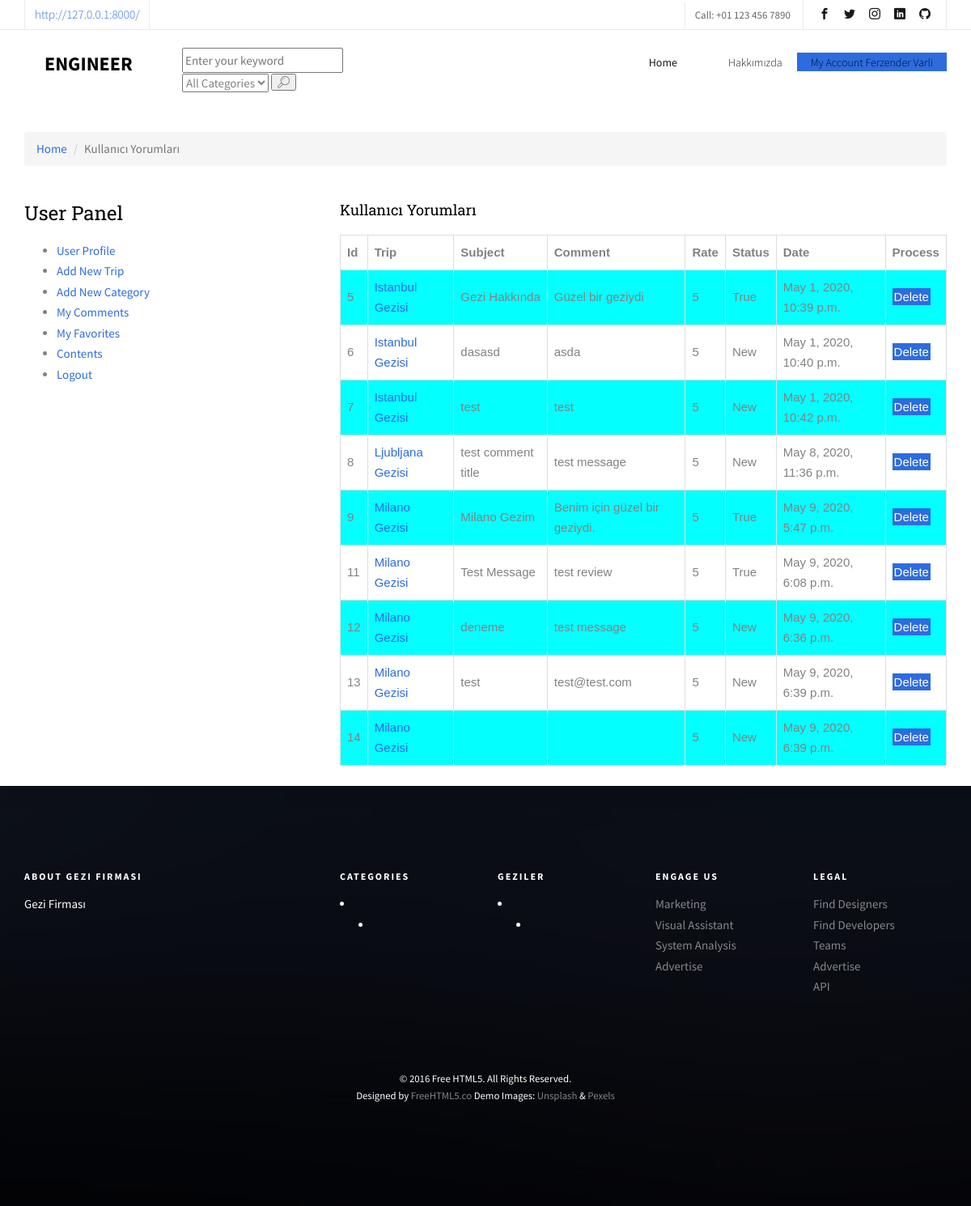
Page /user/comments/ (signed in) on the earlier database version.
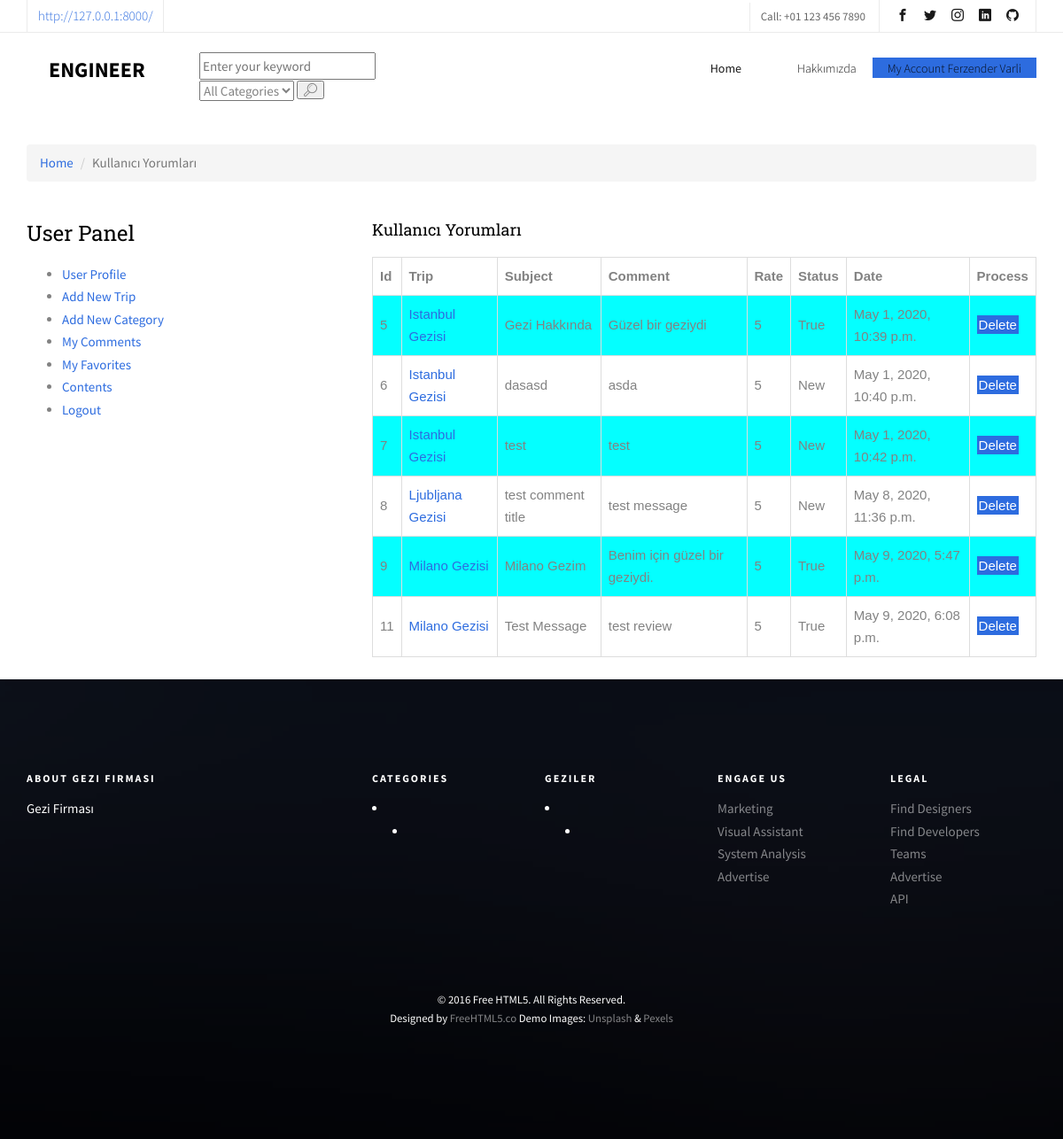
Same page on the later database version.
### content/models.py (models this page shows, shortened)
class Comment(models.Model):
    STATUS = (
        ('New', 'Yeni'),
        ('True', 'Evet'),
        ('False', 'Hayır'),
    )
    content = models.ForeignKey(Content, on_delete=models.CASCADE)
    user = models.ForeignKey(User, on_delete=models.CASCADE)
    subject = models.CharField(max_length=150)
    comment = models.CharField(max_length=255)
    email = models.CharField(blank=True, max_length=50)
    rate = models.IntegerField(blank=True)
    status = models.CharField(max_length=10, choices=STATUS, default='New')
    ip = models.CharField(blank=True, max_length=20)
    create_at = models.DateTimeField(auto_now_add=True)
    update_at = models.DateTimeField(auto_now=True)

class Content(models.Model):
    STATUS = (
        ('True', 'Evet'),
        ('False', 'Hayır'),
    )
    category = models.ForeignKey(Category, on_delete=models.CASCADE)
    title = models.CharField(max_length=150)
    keywords = models.CharField(blank=True, max_length=255)
    description = models.CharField(blank=True, max_length=255)
    image = models.ImageField(blank=True, upload_to='images/')
    detail = RichTextUploadingField()
    slug = models.SlugField(null=False, unique=True)
    status = models.CharField(max_length=10, choices=STATUS)
    parent = models.ForeignKey('self', blank=True, null=True, related_name='children', on_delete=models.CASCADE)
    create_at = models.DateTimeField(auto_now_add=True)
    update_at = models.DateTimeField(auto_now=True)
    def get_image_tag(self):
        if self.image:
            return mark_safe('<img src="{}" height="50"/>'.format(self.image.url))
    get_image_tag.short_description = 'Image'

### home/models.py (models this page shows, shortened)
class Settings(models.Model):
    STATUS = (
        ('True', 'Evet'),
        ('False', 'Hayır'),
    )
    title = models.CharField(max_length=150)
    keywords = models.CharField(max_length=255)
    description = models.CharField(max_length=255)
    company = models.CharField(max_length=50)
    address = models.CharField(blank=True, max_length=150)
    phone = models.CharField(blank=True, max_length=15)
    fax = models.CharField(blank=True, max_length=15)
    email = models.CharField(blank=True, max_length=50)
    smtp_server = models.CharField(blank=True, max_length=20)
    smtp_email = models.CharField(blank=True, max_length=20)
    smtp_password = models.CharField(blank=True, max_length=20)
    smtp_port = models.CharField(blank=True, max_length=20)
    icon = models.ImageField(blank=True, upload_to='images/')
    facebook = models.CharField(max_length=50)
    instagram = models.CharField(max_length=50)
    twitter = models.CharField(max_length=50)
    about_us = RichTextUploadingField(blank=True)
    contact = RichTextUploadingField(blank=True)
    references = RichTextUploadingField(blank=True)
    status = models.CharField(max_length=10, choices=STATUS)
    create_at = models.DateTimeField(auto_now_add=True)
    update_at = models.DateTimeField(auto_now=True)

### user/views.py (the view)
# urls.py: path('comments/', views.comments, name="comments"),
@login_required(login_url='/login')
def comments(request):
    current_user = request.user
    comments = Comment.objects.filter(user_id=current_user.id)
    context = {'comments': comments}
    return render(request, 'user_comments.html', context)

### home/context_processors.py (called while the page is built)
def category(request):
    return {
        'category': Category.objects.all(),
        'settings': Settings.objects.get(pk=1),
        'content': Content.objects.all()
    }

### user/templates/user_comments.html (shortened to what this page needs)
{% extends "homebase.html" %}
{% block content %}
    <div id="breadcrumb">
        <div class="container">
            <ul class="breadcrumb">
                <li><a href="/">Home</a></li>
                <li class="active">Kullanıcı Yorumları</li>
            </ul>
        </div>
    </div>&emsp;
    <div class="section">
        <div class="container">
            <div class="row">
                <div class="col-md-4">
                            {% include "user_panel.html" %}
                </div>
                <div class="col-md-8">
                    <div class="content-section">
                        <h4 class="title">Kullanıcı Yorumları</h4>
                    </div>
                    <table class="table-bordered">
                        <tr>
                            <th class="text-left">Id</th>
                            <th class="text-left">Trip</th>
                            <th class="text-left">Subject</th>
                            <th class="text-left">Comment</th>
                            <th class="text-left">Rate</th>
                            <th class="text-left">Status</th>
                            <th class="text-left">Date</th>
                            <th class="text-left">Process</th>
                        </tr>
                        {% for rs in comments %}
                            <tr>
                                <td class="text-left">{{ rs.id }}</td>
                                <td class="text-left"><a href="/content/{{ rs.content_id }}/{{ rs.content.slug }}">{{ rs.content.title }}</a></td>
                                <td class="text-left">{{ rs.subject }}</td>
                                <td class="text-left">{{ rs.comment }}</td>
                                <td class="text-left">{{ rs.rate }}</td>
                                <td class="text-left">{{ rs.status }}</td>
                                <td class="text-left">{{ rs.create_at }}</td>
                                <td class="text-left"><a class="btn-primary" href="/user/delete_comment/{{ rs.id }}" onclick="return confirm('Delete! Are you sure?')">Delete</a></td>
                            </tr>
                        {% endfor %}
                    </table>
                </div>
            </div>
        </div>
    </div>
    <br>
{% endblock %}

### home/templates/homebase.html (shortened to what this page needs)
<!DOCTYPE html>
<html lang="en">
<head>
	    {% load static %}
    <link rel="stylesheet" href="https://ajax.googleapis.com/ajax/libs/jqueryui/1.11.4/themes/smoothness/jquery-ui.css">
	<link rel="stylesheet" href="{% static 'css/animate.css' %}">
	<link rel="stylesheet" href="{% static 'css/icomoon.css' %}">
	<link rel="stylesheet" href="{% static 'css/bootstrap.css' %}">
	<link rel="stylesheet" href="{% static 'css/magnific-popup.css' %}">
	<link rel="stylesheet" href="{% static 'css/owl.carousel.min.css' %}">
	<link rel="stylesheet" href="{% static 'css/owl.theme.default.min.css' %}">
	<link rel="stylesheet" href="{% static 'css/flexslider.css' %}">
	<link rel="stylesheet" href="{% static 'css/pricing.css' %}">
	<link rel="stylesheet" href="{% static 'css/style.css' %}">
	</head>
<body>
	<div id="page">
    {% include 'header.html' %}
    {% block content %} {% endblock %}
    {% include 'footer.html' %}
</body>
</html>

### home/templates/header.html (shortened to what this page needs)
{% load static %}
<header>
		<nav class="fh5co-nav" role="navigation">
		<div class="top">
			<div class="container">
				<div class="row">
					<div class="col-xs-12 text-right">
						<p class="site"><a href="/">http://127.0.0.1:8000/</a></p>
						<p class="num">Call: +01 123 456 7890</p>
						<ul class="fh5co-social">
							<li><a href="https://www.facebook.com/fvarlii" target="_blank"><i class="icon-facebook2"></i></a></li>
							<li><a href="https://twitter.com/f_varli" target="_blank"><i class="icon-twitter2"></i></a></li>
							<li><a href="https://instagram.com/f_varli" target="_blank"><i class="icon-instagram"></i></a></li>
							<li><a href="https://www.linkedin.com/in/fvarli/" target="_blank"><i class="icon-linkedin2"></i></a></li>
							<li><a href="https://github.com/fvarli" target="_blank"><i class="icon-github" ></i></a></li>
						</ul>
					</div>
				</div>
			</div>
		</div>
		<div class="top-menu">
			<div class="container">
				<div class="row">
					<div class="col-xs-2">
						<div id="fh5co-logo"><a href="/">Engineer</a></div>
					</div>
                    <div class="header-search col-xs-2">
                        <form action="/search/" method="post">
                            <input type="text" name="query" id="query" class="input search-input" placeholder="Enter your keyword">
                            {% load mptt_tags %}
                            <select name="catid" class="input search-categories">
                                <option value="0">All Categories</option>
                            </select>
                            <button class="icon-search4"></button>
                        </form>
                    </div>
					<div class="col-xs-8 text-right menu-1">
						<ul>
							<li class="active"><a href="index.html">Home</a></li>
                                {% load mptt_tags %}
                                {% recursetree category %}
                                     <li class="has-dropdown">
                                        <a href="/category/{{ node.id }}/{{ node.slug }}" {% if not node.is_leaf_node %} data-toggle="dropdown" class="dropdown-toggle" aria-expanded="true" {% endif %}>{{ node.title }}</a>
                                    </li>
                                {% endrecursetree %}
                            <li class="has-dropdown">
                                <a href=""><span>Hakkımızda</span></a>
                            </li>
                            {% if user.id is not None %}
                                <li class="btn-primary has-dropdown">
								<a href="#"><span>My Account {{ user.first_name }} {{ user.last_name }}</span></a>
							</li>
                            {% else %}
							<li class="btn-cta"><a href="/login/"><span>Login</span></a></li>
							<li class="btn-cta"><a href="/sign_up/"><span>Sign Up</span></a></li>
                            {% endif %}
                        </ul>
					</div>
				</div>
			</div>
		</div>
	</nav>
</header>

### user/templates/user_panel.html
<div>
    <h3>User Panel</h3>
    <ul>
        <li><a href="/user">User Profile</a></li>
        <li><a href="/user/add_new_trip">Add New Trip</a></li>
        <li><a href="/user/add_new_category">Add New Category</a></li>
        <li><a href="/user/comments">My Comments</a></li>
        <li><a href="">My Favorites</a></li>
        <li><a href="">Contents</a></li>
        <li><a href="/logout">Logout</a></li>
    </ul>
</div>

### home/templates/footer.html (shortened to what this page needs)
{% load static %}
	<footer id="fh5co-footer" role="contentinfo" style="background-image: url(static/images/img_bg_4.jpg);">
		<div class="overlay"></div>
		<div class="container">
			<div class="row row-pb-md">
				<div class="col-md-3 fh5co-widget">
					<h3>About {{ settings.company }}</h3>
					<p>{{ settings.description }}</p>
				</div>
				<div class="col-md-2 col-sm-4 col-xs-6 col-md-push-1 fh5co-widget">
					<h3>Categories</h3>
                        {% load mptt_tags %}
                        {% recursetree category %}
                             <li>
                                {% if not node.is_leaf_node %}
                                    <ul>
                                        <li><a href="#">{{  children }}</a></li>
                                    </ul>
                                {% endif %}
                            </li>
                        {% endrecursetree %}
				</div>
				<div class="col-md-2 col-sm-4 col-xs-6 col-md-push-1 fh5co-widget">
					<h3>Geziler</h3>
                {% load mptt_tags %}
                        {% recursetree category %}
                             <li>
                                {% if not node.is_leaf_node %}
                                    <ul>
                                        <li><a href="#">{{  children }}</a></li>
                                    </ul>
                                {% endif %}
                            </li>
                        {% endrecursetree %}
				</div>
				<div class="col-md-2 col-sm-4 col-xs-6 col-md-push-1 fh5co-widget">
					<h3>Engage us</h3>
					<ul class="fh5co-footer-links">
						<li><a href="#">Marketing</a></li>
						<li><a href="#">Visual Assistant</a></li>
						<li><a href="#">System Analysis</a></li>
						<li><a href="#">Advertise</a></li>
					</ul>
				</div>
				<div class="col-md-2 col-sm-4 col-xs-6 col-md-push-1 fh5co-widget">
					<h3>Legal</h3>
					<ul class="fh5co-footer-links">
						<li><a href="#">Find Designers</a></li>
						<li><a href="#">Find Developers</a></li>
						<li><a href="#">Teams</a></li>
						<li><a href="#">Advertise</a></li>
						<li><a href="#">API</a></li>
					</ul>
				</div>
			</div>
			<div class="row copyright">
				<div class="col-md-12 text-center">
					<p>
						<small class="block">&copy; 2016 Free HTML5. All Rights Reserved.</small>
						<small class="block">Designed by <a href="http://freehtml5.co/" target="_blank">FreeHTML5.co</a> Demo Images: <a href="http://unsplash.co/" target="_blank">Unsplash</a> &amp; <a href="https://www.pexels.com/" target="_blank">Pexels</a></small>
					</p>
				</div>
			</div>
		</div>
	</footer>
	</div>

### home/static/css/icomoon.css (style rules this page uses)
[class^="icon-"], [class*=" icon-"] { font-family: 'icomoon' !important; speak: none; font-style: normal; font-weight: normal; font-variant: normal; text-transform: none; line-height: 1; -webkit-font-smoothing: antialiased; -moz-osx-font-smoothing: grayscale; }
.icon-search4:before { content: "\e909"; }
.icon-facebook2:before { content: "\eac0"; }
.icon-instagram:before { content: "\eac2"; }
.icon-twitter2:before { content: "\eac6"; }
.icon-github:before { content: "\eae0"; }
.icon-linkedin2:before { content: "\eaf9"; }

### user/templates/user_comments.html (style rules this page uses)
th, td { border: 1px solid #dddddd; text-align: left; padding: 8px; }
table { font-family: arial, sans-serif; border-collapse: collapse; width: 100%; }
tr:nth-child(even) { background-color: #04FFFF; }

Differences in the rows shown:
removed Comment: id "12", content "Milano Gezisi", subject "deneme", comment "test message", rate "5", status "New", create_at "May 9, 2020, 6:36 p.m."
removed Comment: id "13", content "Milano Gezisi", subject "test", comment "test@test.com", rate "5", status "New", create_at "May 9, 2020, 6:39 p.m."
removed Comment: id "14", content "Milano Gezisi", rate "5", status "New", create_at "May 9, 2020, 6:39 p.m."
